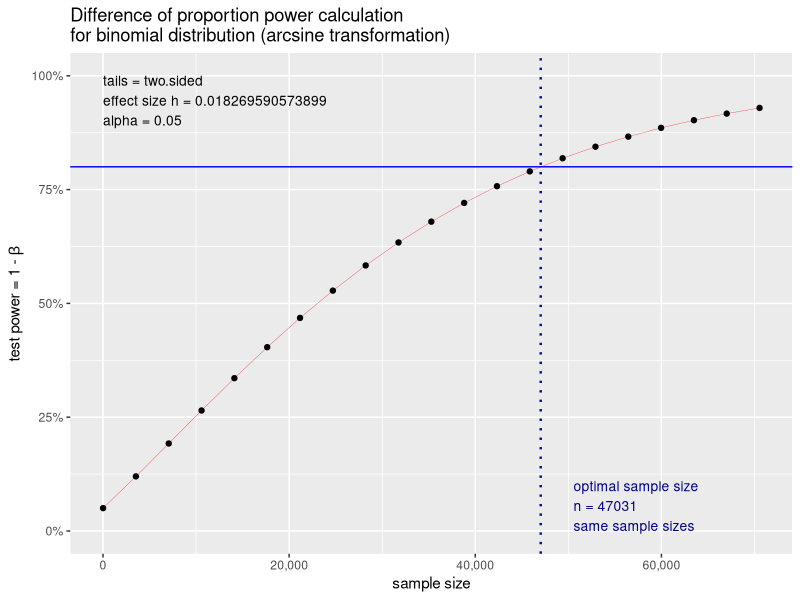
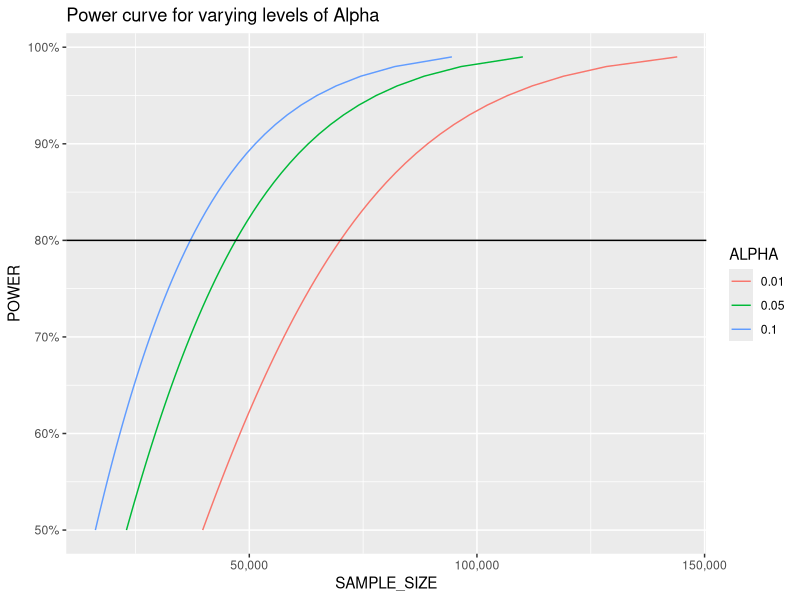
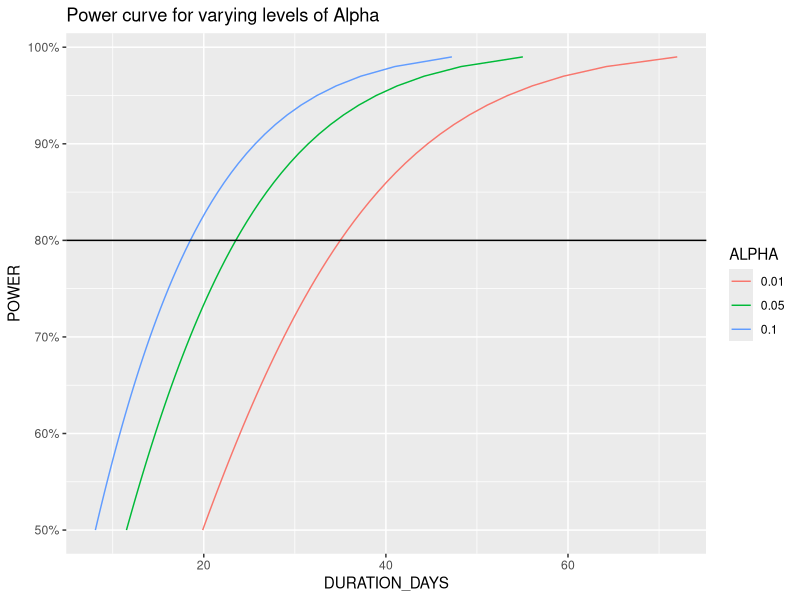
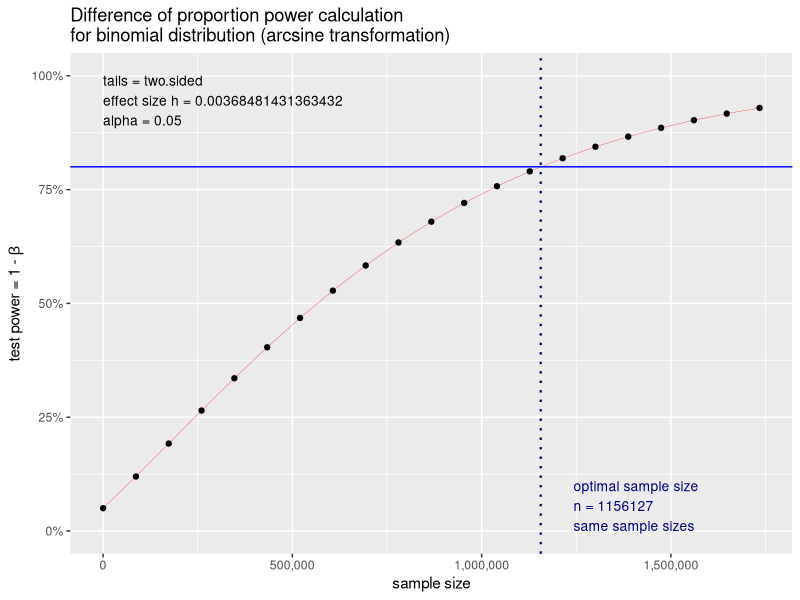
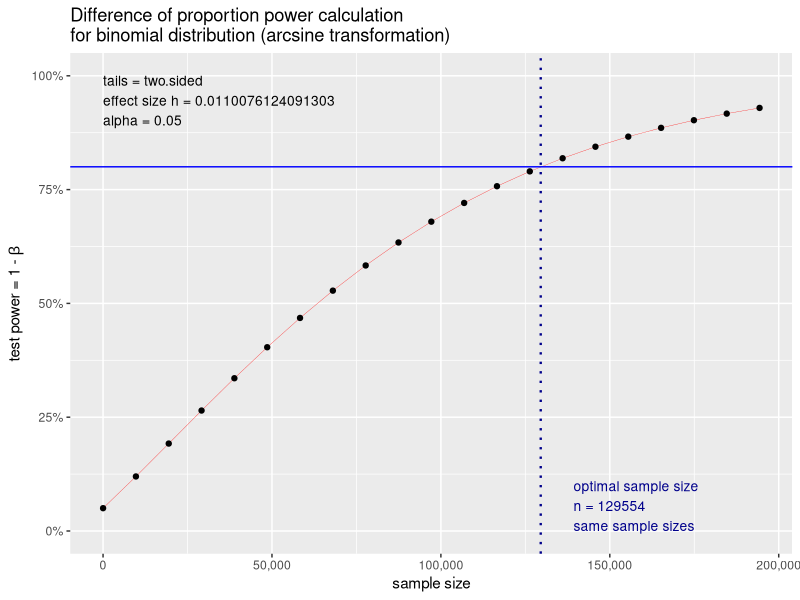
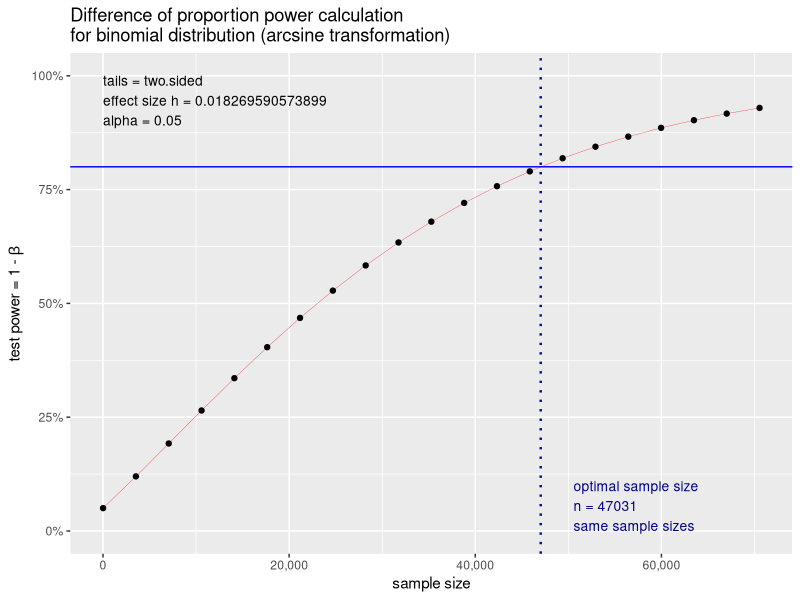
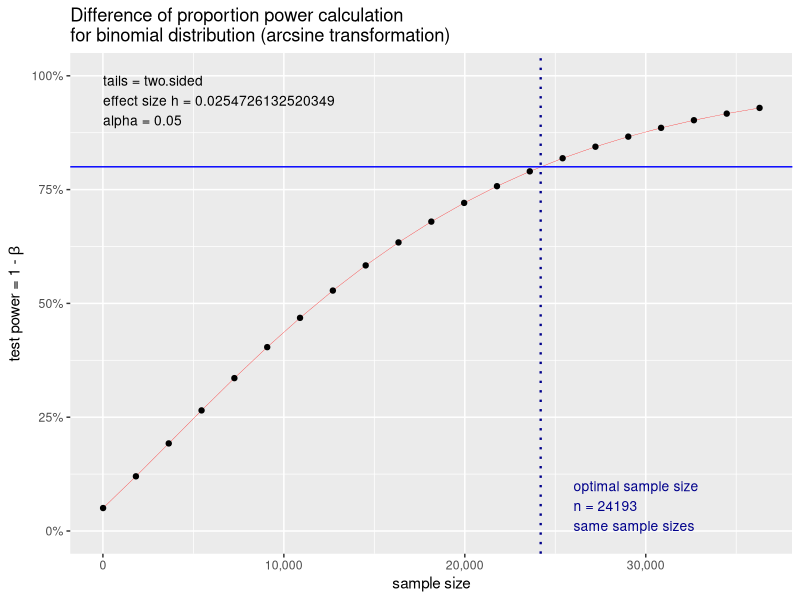
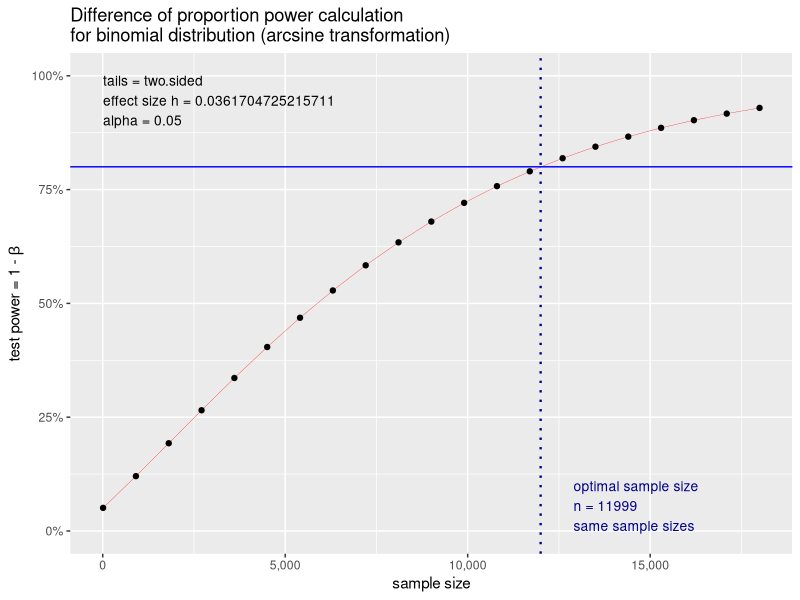

Recreate these plots in R, in order.
## ---- chunk 1
knitr::opts_chunk$set(echo = TRUE)
## ---- chunk 2
##----------------------------------------------------------------
# IAA Power Curves
# Aaron Baker (ambaker31991@gmail.com)
##----------------------------------------------------------------

rm(list = ls())

require(pwr) #https://cran.r-project.org/web/packages/pwr/vignettes/pwr-vignette.html
require(dplyr)
require(ggplot2)
require(scales)

#--------------------------------------
# Calculate minimum sample size
#--------------------------------------

rm(list = ls())

# Estimates of the control parameters:
p0 <- 0.12 # This typically comes from the historical data
daily_sample_amount <- 2000 # This typically the average historical daily amount in the time period expecting to test

#Set of minimum sample size parameters
alpha <- 0.05 #the probability of a false positive
beta <- 0.20 #the probability of a false negative
power <- 1 - beta #the probability of a true positive
mdl <- 0.05 # the minimum detectable lift to design test for. defined as the % difference
smp_ratio <- 1 #equal sample size in each variant 
direction <- 'two.sided' #type of test

#Calculate the minimum sample size (proprotion) using pwr package
min_n_pwr <- pwr.2p.test(n=NULL, #leaving this Null will return the minimum sample required
                        h=ES.h(p1=p0,p2=(p0*(1+mdl))), #Effect size (Cohen's h) - https://en.wikipedia.org/wiki/Cohen%27s_h
                        sig.level=alpha, 
                        power=power, 
                        alternative="two.sided")

plot(min_n_pwr) + 
  geom_hline(yintercept=0.80, color='blue') + 
  scale_x_continuous(labels = comma)

#Create your own power curve
parameters <- expand.grid(ALPHA=c(0.01,0.05,0.10), POWER=seq(from=0.50,to=0.99,by=0.01))
parameters <- arrange(parameters, ALPHA)

parameters <- parameters %>% 
  rowwise() %>%
  mutate(SAMPLE_SIZE=pwr.2p.test(n=NULL,
                                 h=ES.h(p1=p0,p2=(p0*(1+mdl))),
                                 sig.level=ALPHA,
                                 power=POWER,
                                 alternative='two.sided')$n) %>%
  mutate(DURATION_DAYS=SAMPLE_SIZE/daily_sample_amount) %>%
  mutate(ALPHA=as.factor(ALPHA))

#By Sample Size
ggplot(data=parameters, aes(x=SAMPLE_SIZE, y=POWER, color=ALPHA)) +
  geom_line() +
  geom_hline(yintercept=0.80) + 
  scale_x_continuous(labels = comma) +
  scale_y_continuous(labels = percent) +
  labs(title="Power curve for varying levels of Alpha")

#By Duration
ggplot(data=parameters, aes(x=DURATION_DAYS, y=POWER, color=ALPHA)) +
  geom_line() +
  geom_hline(yintercept=0.80) + 
  scale_x_continuous(labels = comma) +
  scale_y_continuous(labels = percent) +
  labs(title="Power curve for varying levels of Alpha")

## ---- chunk 3
mdls = c(0.01, 0.03, 0.05, 0.07, 0.10)
par(mfrow=c(5, 1))
for (i in 1:length(mdls)){
  MDL = mdls[i]
  #Calculate the minimum sample size (proprotion) using pwr package
  min_n_pwr <- pwr.2p.test(n=NULL, #leaving this Null will return the minimum sample required
                          h=ES.h(p1=p0,p2=(p0*(1+MDL))), #Effect size (Cohen's h) - https://en.wikipedia.org/wiki/Cohen%27s_h
                          sig.level=alpha, 
                          power=power, 
                          alternative="two.sided")
  print(
  plot(min_n_pwr) + 
    geom_hline(yintercept=0.80, color='blue') + 
    scale_x_continuous(labels = comma)
  )
}
## ---- chunk 4
#Create your own power curve
parameters <- expand.grid(MDL=seq(0.01, 0.10, 0.001))
parameters <- arrange(parameters, MDL)

parameters <- parameters %>% 
  rowwise() %>%
  mutate(SAMPLE_SIZE=pwr.2p.test(n=NULL,
                                 h=ES.h(p1=p0,p2=(p0*(1+MDL))),
                                 sig.level=alpha,
                                 power=power,
                                 alternative='two.sided')$n) %>%
  mutate(DURATION_DAYS=SAMPLE_SIZE/daily_sample_amount)# %>%
  #mutate(MDL=as.factor(MDL))

#By Sample Size
ggplot(data=parameters, aes(x=MDL, y=SAMPLE_SIZE)) +
  geom_line() +
  #geom_hline(yintercept=0.80) + 
  scale_y_continuous(labels = comma) +
  scale_x_continuous(labels = percent) +
  labs(title="Power curve for varying levels of MDL")

#By Duration
ggplot(data=parameters, aes(x=MDL, y=DURATION_DAYS)) +
  geom_line() +
  #geom_hline(yintercept=0.80) + 
  scale_y_continuous(labels = comma) +
  scale_x_continuous(labels = percent) +
  labs(title="Power curve for varying levels of MDL")
## ---- chunk 5
#Create your own power curve
parameters <- expand.grid(ALPHA=c(0.01,0.05,0.10),
                          MDL=c(0.03, 0.05, 0.10))
parameters <- arrange(parameters, ALPHA)
n = 14 * daily_sample_amount

parameters <- parameters %>% 
  rowwise() %>%
  mutate(POWER=pwr.2p.test(n=n,
                           h=ES.h(p1=p0,p2=(p0*(1+MDL))),
                                 sig.level=ALPHA,
                                 power=NULL,
                                 alternative='two.sided')$power) %>%
  mutate(DURATION_DAYS=n/daily_sample_amount,
         SAMPLE_SIZE=n) %>%
  mutate(ALPHA=as.factor(ALPHA))

#By Sample Size
ggplot(data=parameters, aes(x=MDL, y=POWER, color=ALPHA)) +
  geom_line() +
  geom_hline(yintercept=0.80) + 
  scale_x_continuous(labels = comma) +
  scale_y_continuous(labels = percent) +
  labs(title="Power curve for varying levels of Alpha and MDL")
## ---- chunk 6
#Create your own power curve
parameters <- expand.grid(ALPHA=c(0.01,0.05,0.10),
                          MDL=seq(0.03, 0.10, 0.001))
parameters <- arrange(parameters, ALPHA)
n = 14 * daily_sample_amount

parameters <- parameters %>% 
  rowwise() %>%
  mutate(POWER=pwr.2p.test(n=n,
                           h=ES.h(p1=p0,p2=(p0*(1+MDL))),
                                 sig.level=ALPHA,
                                 power=NULL,
                                 alternative='two.sided')$power) %>%
  mutate(DURATION_DAYS=n/daily_sample_amount,
         SAMPLE_SIZE=n) %>%
  mutate(ALPHA=as.factor(ALPHA))

ggplot(data=parameters, aes(x=MDL, y=POWER, color=ALPHA)) +
  geom_line() +
  geom_hline(yintercept=0.80) + 
  scale_x_continuous(labels = comma) +
  scale_y_continuous(labels = percent) +
  labs(title="Power curve for varying levels of Alpha and MDL")
